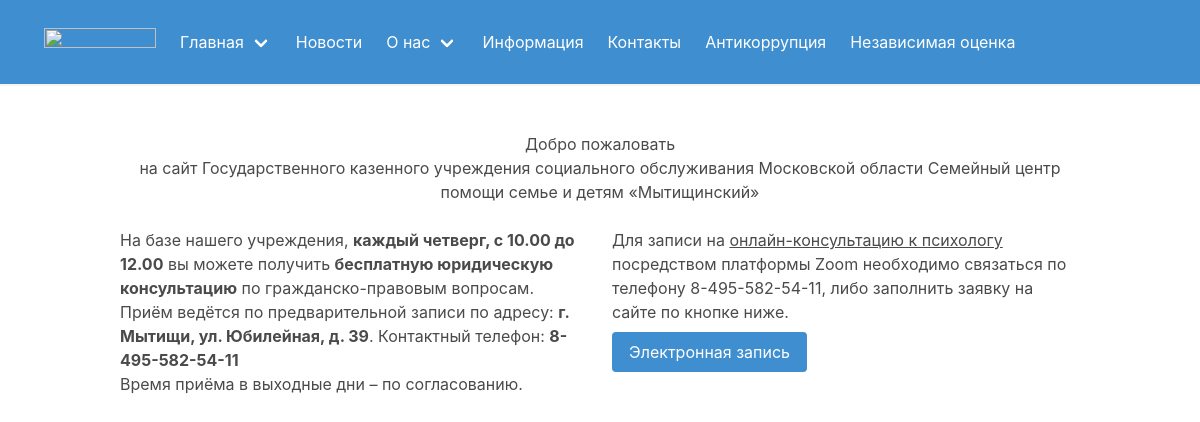
The page / on the database its author committed.
### app/models.py (models this page shows, shortened)
class Menu(models.Model):
    title = models.CharField('Название', max_length=200)
    slug = models.SlugField(blank=True, null=True, unique=True)
    order = models.PositiveSmallIntegerField('Порядок')
    ext_link = models.URLField('Внешняя ссылка', null=True, blank=True)
    parent = models.ForeignKey('Menu', verbose_name='Родительский раздел', on_delete=models.SET_NULL, null=True,
                               blank=True)
    class Meta:
        ordering = 'order',
        verbose_name = 'Раздел меню'
        verbose_name_plural = 'Разделы меню'

### app/views.py (the view)
# urls.py: path('', views.index, name='index'),
def index(request):
    template = 'app/index.html'
    context = {
        'title': 'Семейный центр помощи семье и детям «Мытищинский»',
        'hello': 'Добро пожаловать <br />на сайт Государственного казенного учреждения социального обслуживания Московской области Семейный центр помощи семье и детям «Мытищинский»',
        'intro': """
            <p>На базе нашего учреждения, <b>каждый четверг, с 10.00 до 12.00</b> вы можете получить <b>бесплатную юридическую консультацию</b> по гражданско-правовым вопросам.</p>
            <p>Приём ведётся по предварительной записи по адресу: <b>г. Мытищи, ул. Юбилейная, д. 39</b>. Контактный телефон: <b>8-495-582-54-11</b></p>
            <p>Время приёма в выходные дни – по согласованию.</p>
        """,
        'booking': """
            <p>Для записи на <u>онлайн-консультацию к психологу</u> посредством платформы Zoom необходимо связаться по телефону 8-495-582-54-11, либо заполнить заявку на сайте по кнопке ниже.</p>
        """,
    }
    return render(request, template, context)

### app/templatetags/menu.py (called while the page is built)
@register.simple_tag
def main_menu(filter=None):
    return Menu.objects.filter(parent=filter)

### app/templates/app/index.html (shortened to what this page needs)
{% extends 'base.html' %}
{% block content %}
<div class="columns is-centered">
    <div class="column is-12 has-text-centered">
        {{ hello|safe }}
    </div>
</div>
<div class="columns is-centered">
    <div class="column is-6">
        {{ intro|safe }}
    </div>
    <div class="column is-6">
        <div>
            {{ booking|safe }}
        </div>
        <div><a class="button is-info mt-2" href="">Электронная запись</a></div>
    </div>
</div>
{% endblock %}

### templates/base.html (shortened to what this page needs)
<!DOCTYPE html>
<html>
  <head>
    <link rel="stylesheet" href="https://cdn.jsdelivr.net/npm/bulma@0.9.4/css/bulma.min.css">
  </head>
  <body>
  {% include 'inc/navbar.html' %}
  <section class="section">
    <div class="container">
      {% block content %}{% endblock %}
    </div>
  </section>
  </body>
</html>

### templates/inc/navbar.html (shortened to what this page needs)
{% load menu %}
<nav class="navbar is-info is-spaced has-shadow" role="navigation" aria-label="main navigation">
  <div class="navbar-brand">
    <a class="navbar-item" href="{% url 'app:index' %}">
      <img src="https://bulma.io/images/bulma-logo.png" width="112" height="28">
    </a>
  </div>
  <div id="navbarBasicExample" class="navbar-menu">
    <div class="navbar-start">
      {% main_menu as items %}
      {% for item in items %}
      {% main_menu item.pk as subitems %}
      {% if subitems %}<div class="navbar-item has-dropdown is-hoverable">{% endif %}
      <a class="{% if subitems %}navbar-link{% else %}navbar-item{% endif %}" href="{% url 'app:category' pk=item.pk %}">
        {{ item.title }}
      </a>
      {% if subitems %}</div>{% endif %}
      {% endfor %}
    </div>
  </div>
</nav>

### rows shown on the page
Menu: title "Главная"
Menu: title "Новости"
Menu: title "О нас"
Menu: title "Информация"
Menu: title "Контакты"
Menu: title "Антикоррупция"
Menu: title "Независимая оценка"

### other values the page prints
{{ hello|safe }} "Добро пожаловать на сайт Государственного казенного учреждения социального обслуживания Московской области Семейный центр помощи семье и детям «Мытищинский»"
{{ booking|safe }} "Для записи на онлайн-консультацию к психологу посредством платформы Zoom необходимо связаться по телефону 8-495-582-54-11, либо заполнить заявку на сайте по кнопке ниже."
